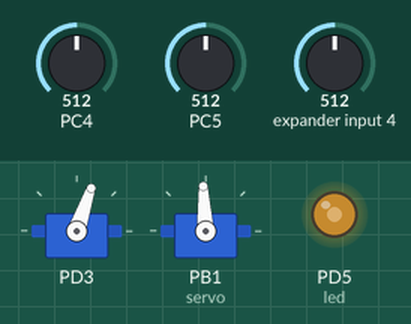
A program run on a simulated ATmega328P, built with avr-gcc and emulated at 16 MHz. Shown: 2 × servo, output pins drawn as LEDs (lit = HIGH). Inputs (shaded band) come from the test bench; at power-on: PC4 = 512, PC5 = 512, expander input 4 = 512. Servo pulses on a pin are drawn as a servo (544–2400 µs = 0–180°); pins used as bus, display or sensor lines are not drawn.

Above: at 1.2 s.
1.3 s: PC4 set to 716
At 2.5 s:
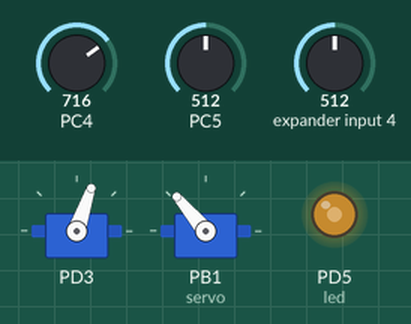
2.8 s: PC5 set to 716
At 3.6 s:
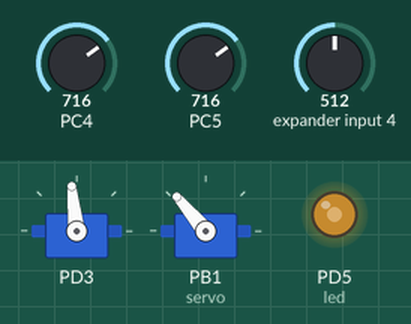
4.3 s: expander input 4 set to 716
At 5.5 s:
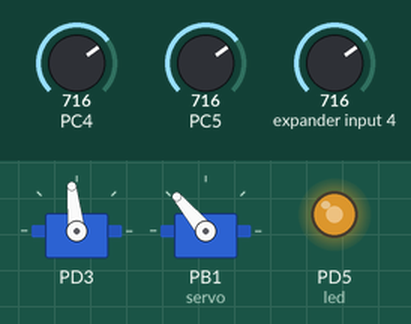
5.8 s: PC4 set to 900
At 7.0 s:
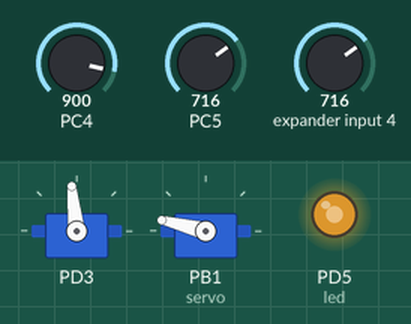
7.3 s: PC5 set to 900
At 8.4 s:
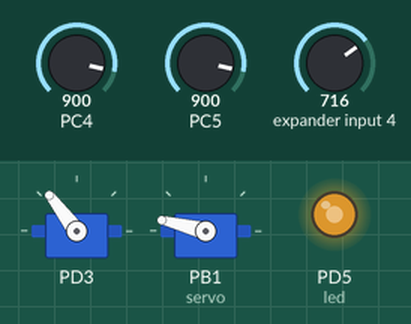
8.8 s: expander input 4 set to 900
At 9.7 s:
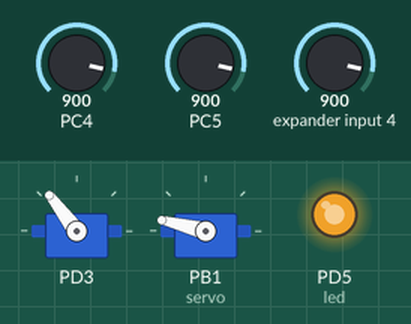
Timing chart, 0 to 11.3 s (numbered marks = the images above; inputs shaded):
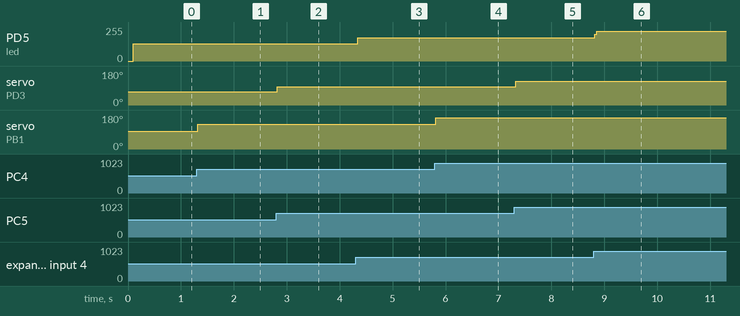

Measured:
- after the input at 1.3 s, servo on PB1 (servo): 93° → 130° at once
- after the input at 2.8 s, servo on PD3: 71° → 96° at once
- after the input at 4.3 s, PD5 (led): 128/255 → 176/255 at once
- after the input at 5.8 s, servo on PB1 (servo): 130° → 166° at once
- after the input at 7.3 s, servo on PD3: 96° → 127° at once
- after the input at 8.8 s, PD5 (led): 176/255 → 222/255 at once

The program:

main.c
```c
/*
 * main.c
 *
 * Created: 19/4/26
 * Author: Diego Samayoa
 * Description: Dos servos y un led controlados por medio de tres potenciometros, todo hecho con librerias.
 */
/****************************************/
#define F_CPU 16000000UL

#include <avr/io.h>
#include <stdint.h>
#include <util/delay.h>

#include "PWM/pwm1_servo.h"
#include "PWM/pwm2_servo.h"
#include "PWM/pwm3_manual.h"

// PROTOTIPOS DE FUNCIONES
static void ADC_Init(void);
static uint16_t ADC_Read(uint8_t channel);
static uint8_t ADC_Angle(uint16_t adc_value);
static uint8_t ADC_LED(uint16_t adc_value);

int main(void)
{
	uint16_t pot_a; //variables valores de los potenciometros (0-1023)
	uint16_t pot_b;
	uint16_t pot_c;

	ADC_Init();
	PWM1_Init();//servo 1
	PWM2_Init();//servo2
	ManualPWM_Init();//LED

	while (1)
	{
		pot_a = ADC_Read(4);//Leer a4
		Servo1_SetAngle(ADC_Angle(pot_a));
		_delay_ms(5);

		pot_b = ADC_Read(5);//leer A5
		Servo2_SetAngle(ADC_Angle(pot_b));
		_delay_ms(5);

		pot_c = ADC_Read(6);//Leer a6
		ManualPWM_SetDuty(ADC_LED(pot_c));
		_delay_ms(5);
	}
}

static void ADC_Init(void)
{
	ADMUX = 0;// limpiar registros que pin analogico lee
	ADCSRA = 0;

	ADMUX |= (1 << REFS0);// referencia seteada como 5V

	ADCSRA |= (1 << ADEN) | (1 << ADPS2) | (1 << ADPS1) | (1 << ADPS0);// encender adc con prescaler de 128
}

static uint16_t ADC_Read(uint8_t channel)
{
	channel &= 0x07;//solo valores de 0 a 7 para el rango del ADC

	ADMUX = (ADMUX & 0xF0) | channel;// borrar canal anterior y poner el nuevo (a4,5 o 6)

	ADCSRA |= (1 << ADSC);

	while (ADCSRA & (1 << ADSC));

	return ADC;// leer y esperar para un valor entre 0 y 1023
}

static uint8_t ADC_Angle(uint16_t adc_value)
{
	return (uint8_t)(((uint32_t)adc_value * 180U) / 1023U);// valor del ADC a angulo de 0 a 180
}

static uint8_t ADC_LED(uint16_t adc_value)// valor del ADC a porcentaje del PWM
{
	return (uint8_t)(((uint32_t)adc_value * 100U) / 1023U);
}
```

pwm1_servo.c
```c
#include "pwm1_servo.h"
#include <avr/io.h>


#define servo_min 500U
#define servo_max 2500U
#define servo_top    39999U

static uint16_t AngleToTicks(uint8_t angle);

void PWM1_Init(void)
{

	DDRB |= (1 << DDB1);// pin d9 salida servo

	TCCR1A = 0;
	TCCR1B = 0;//limpiar timer1

	// Fast PWM, TOP = ICR1
	TCCR1A |= (1 << COM1A1) | (1 << WGM11);// activar salida PWM en modo Fast con top en ICR1
	TCCR1B |= (1 << WGM13) | (1 << WGM12) | (1 << CS11); // prescaler 8

	ICR1 = servo_top;// con 16mhz y prescaler 8 40000 ticks son 20ms

	Servo1_SetAngle(90);
}

void Servo1_SetAngle(uint8_t angle)
{
	OCR1A = AngleToTicks(angle);// el valor de OCR1A define el ancho de pulso
}

static uint16_t AngleToTicks(uint8_t angle)
{
	if (angle > 180) angle = 180;

	uint16_t pulse = servo_min +
	(((uint32_t)(servo_max - servo_min) * angle) / 180U);// convertir 0 a 500 y 180 a 2500 microsegundos

	return pulse * 2;
}
```

pwm1_servo.h
```c
#ifndef PWM1_SERVO_H
#define PWM1_SERVO_H

#include <stdint.h>

//  Iniciamos el PWM1 usando el timer1
void PWM1_Init(void);

// Cambia el angulo del servo conectado a PWM1
void Servo1_SetAngle(uint8_t angle);

#endif
```

pwm2_servo.c
```c
#include "pwm2_servo.h"
#include <avr/io.h>

// 1 tick son 64 micros

#define servo_min 8U
#define servo_max 31U

static uint8_t AngleToCounts(uint8_t angle);

void PWM2_Init(void)
{
	// D3
	DDRD |= (1 << DDD3);

	TCCR2A = 0;
	TCCR2B = 0;

	// Fast PWM
	TCCR2A |= (1 << COM2B1) | (1 << WGM21) | (1 << WGM20);

	// Prescaler 1024
	TCCR2B |= (1 << CS22) | (1 << CS21) | (1 << CS20);

	Servo2_SetAngle(90);//centrado
}

void Servo2_SetAngle(uint8_t angle)
{
	OCR2B = AngleToCounts(angle);//ajustar pulso
}

static uint8_t AngleToCounts(uint8_t angle)
{
	if (angle > 180) angle = 180;

	return servo_min +
	(((uint32_t)(servo_max - servo_min) * angle) / 180U);//valor minimo y maximo
}
```

pwm2_servo.h
```c
#ifndef PWM2_SERVO_H
#define PWM2_SERVO_H

#include <stdint.h>

// Iniciamos el PWM2 usando el timer2
void PWM2_Init(void);

// Camia el angulo del servo conectado a PWM2
void Servo2_SetAngle(uint8_t angle);

#endif
```

pwm3_manual.c
```c
#include "pwm3_manual.h"
#include <avr/io.h>
#include <avr/interrupt.h>


volatile uint8_t pwm_counter = 0;//interrupciones
volatile uint8_t pwm_duty = 0;

void ManualPWM_Init(void)
{
	DDRD |= (1 << DDD5);// led salida
	PORTD &= ~(1 << PORTD5);

	TCCR0A = 0;//limpiar timer0
	TCCR0B = 0;

	TCCR0A |= (1 << WGM01);//modo CTC
	TCCR0B |= (1 << CS01) | (1 << CS00);//prescaler 64

	OCR0A = 24;// cada 25 ticks interrupcion

	TIMSK0 |= (1 << OCIE0A);

	sei();
}

void ManualPWM_SetDuty(uint8_t porcentaje) //limitar al 100%
{
	if (porcentaje > 100)
	{
		porcentaje = 100;
	}

	pwm_duty = porcentaje;//duty cycle que define el brillo
}

ISR(TIMER0_COMPA_vect)// automatico
{
	pwm_counter++;//contar de 0 a 99

	if (pwm_counter >= 100)//reiniciar
	{
		pwm_counter = 0;//empieza ciclo

		if (pwm_duty > 0)//si el duty cycle es mayor que 0 enciendo el led
		{
			PORTD |= (1 << PORTD5);
		}
		else // ciclo es 0 led apagada
		{
			PORTD &= ~(1 << PORTD5);
		}
	}

	if (pwm_counter >= pwm_duty)
	{
		PORTD &= ~(1 << PORTD5);
	}
}
```

pwm3_manual.h
```c
#ifndef PWM3_MANUAL_H
#define PWM3_MANUAL_H

#include <stdint.h>

void ManualPWM_Init(void);
void ManualPWM_SetDuty(uint8_t duty_percent);

#endif
```
